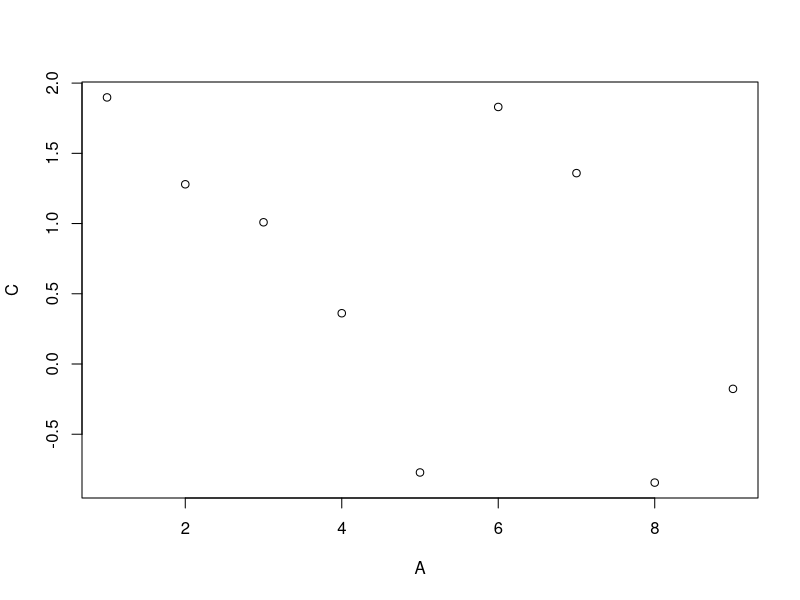

Source code (R):
#pacote data.table
setwd("c://Treinamentos//Formacao_DataScience//")
getwd()


#instalando o pacote data.table
install.packages('data.table')

#carregando lib
library(data.table)


#criando vetores
vec1 <- c(1,2,3,4)
vec2 <- c('Vermelho', 'Verde', 'Marrom','Laranja')

#criando o data.table
?data.table

dt1 <- data.table(vec1, vec2)
dt1

class(dt1)
str(dt1)
head(dt1)


#slicing do data.table

dt2 <- data.table(A = 1:9, B = c("Z", "W", "Q"), C = rnorm(9), D = T)
dt2
View(dt2)


#antes da virgula são as linhas
dt2[3:5,]

#depois da virgula são as colunas para visualização
dt2[,1:3]

#retornando todas as linhas e as colunas B e C
dt2[, .(B, C)]

#aplicando função ao data.table
dt2[, .(Total = sum(A), Mean = mean(C))]
dt2[plot(A, C)]

dt2[, .(MySum = sum(A)), by = .(Grp = A%%2)]


#definindo valores por grupos

dt3 <- data.table(B = c("a","b","c","d","e"),
                  val = as.integer(c(6:10, 1:5)))
dt3

#operações com o data.table

dt4 <- data.table(A = rep(letters[2:1], each = 4L),
                  B = rep(1:4 , each = 2L),
                  C = sample(8))
dt4

new_dt4 <- dt4[, sum(C), by = A]
new_dt4
class(new_dt4)
#ordena o objeto
new_dt4[order(A)]

new_dt4 <- dt4[, sum(B), by = A][order(A)]
new_dt4


#aplicando o dataset iris

dt5 <- as.data.table(iris)
dt5

dt5[, .(Sepal.Length = median(Sepal.Length),
       Sepal.Width = median(Sepal.Width),
       Petal.Length = median(Sepal.Length),
       Petal.Width = median(Sepal.Width)),
   by = Species]

print('----------------------------------')

#simplificando o codigo
dt5[, lapply(.SD, median),by = Species]

#o parametro SD significa Subset Data exclusivo do Data.table